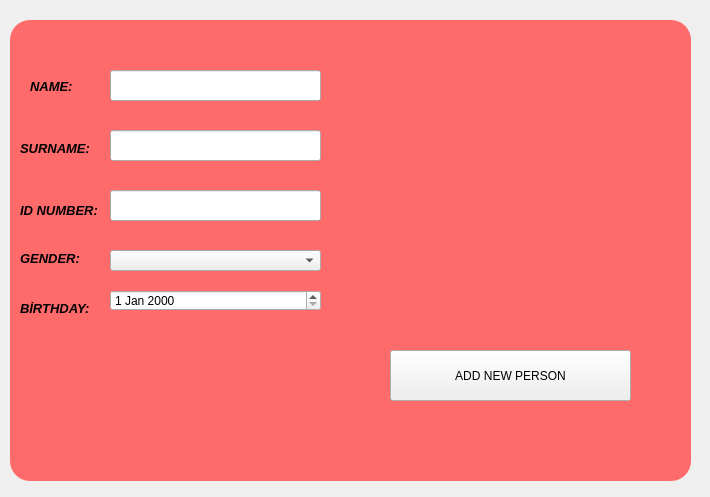
<?xml version="1.0" encoding="UTF-8"?>
<ui version="4.0">
 <class>ADDPERSON</class>
 <widget class="QWidget" name="ADDPERSON">
  <property name="geometry">
   <rect>
    <x>0</x>
    <y>0</y>
    <width>710</width>
    <height>497</height>
   </rect>
  </property>
  <property name="windowTitle">
   <string>ADD PERSON</string>
  </property>
  <widget class="QLabel" name="label">
   <property name="geometry">
    <rect>
     <x>10</x>
     <y>20</y>
     <width>681</width>
     <height>461</height>
    </rect>
   </property>
   <property name="styleSheet">
    <string notr="true">background-color:rgba(255,107,107,255);
border-radius:20px;</string>
   </property>
   <property name="text">
    <string/>
   </property>
  </widget>
  <widget class="QLabel" name="img_label">
   <property name="geometry">
    <rect>
     <x>350</x>
     <y>60</y>
     <width>331</width>
     <height>251</height>
    </rect>
   </property>
   <property name="text">
    <string/>
   </property>
  </widget>
  <widget class="QPushButton" name="addperson_buton">
   <property name="geometry">
    <rect>
     <x>390</x>
     <y>350</y>
     <width>241</width>
     <height>51</height>
    </rect>
   </property>
   <property name="text">
    <string>ADD NEW PERSON</string>
   </property>
   <property name="checkable">
    <bool>true</bool>
   </property>
  </widget>
  <widget class="QDateEdit" name="persondate">
   <property name="geometry">
    <rect>
     <x>110</x>
     <y>290</y>
     <width>211</width>
     <height>21</height>
    </rect>
   </property>
  </widget>
  <widget class="QLineEdit" name="name_textedit">
   <property name="geometry">
    <rect>
     <x>110</x>
     <y>70</y>
     <width>211</width>
     <height>31</height>
    </rect>
   </property>
  </widget>
  <widget class="QLineEdit" name="surname_textedit">
   <property name="geometry">
    <rect>
     <x>110</x>
     <y>130</y>
     <width>211</width>
     <height>31</height>
    </rect>
   </property>
  </widget>
  <widget class="QLabel" name="adlabeli">
   <property name="geometry">
    <rect>
     <x>30</x>
     <y>80</y>
     <width>47</width>
     <height>13</height>
    </rect>
   </property>
   <property name="font">
    <font>
     <pointsize>10</pointsize>
     <weight>75</weight>
     <italic>true</italic>
     <bold>true</bold>
    </font>
   </property>
   <property name="text">
    <string>NAME:</string>
   </property>
  </widget>
  <widget class="QLabel" name="soyadlabeli">
   <property name="geometry">
    <rect>
     <x>20</x>
     <y>140</y>
     <width>71</width>
     <height>16</height>
    </rect>
   </property>
   <property name="font">
    <font>
     <pointsize>10</pointsize>
     <weight>75</weight>
     <italic>true</italic>
     <bold>true</bold>
    </font>
   </property>
   <property name="text">
    <string>SURNAME:</string>
   </property>
  </widget>
  <widget class="QLineEdit" name="idnumber_textedit">
   <property name="geometry">
    <rect>
     <x>110</x>
     <y>190</y>
     <width>211</width>
     <height>31</height>
    </rect>
   </property>
  </widget>
  <widget class="QLabel" name="label_2">
   <property name="geometry">
    <rect>
     <x>20</x>
     <y>200</y>
     <width>81</width>
     <height>21</height>
    </rect>
   </property>
   <property name="font">
    <font>
     <pointsize>10</pointsize>
     <weight>75</weight>
     <italic>true</italic>
     <bold>true</bold>
    </font>
   </property>
   <property name="text">
    <string>ID NUMBER:</string>
   </property>
  </widget>
  <widget class="QLabel" name="label_3">
   <property name="geometry">
    <rect>
     <x>20</x>
     <y>250</y>
     <width>71</width>
     <height>16</height>
    </rect>
   </property>
   <property name="font">
    <font>
     <pointsize>10</pointsize>
     <weight>75</weight>
     <italic>true</italic>
     <bold>true</bold>
    </font>
   </property>
   <property name="text">
    <string>GENDER:</string>
   </property>
  </widget>
  <widget class="QComboBox" name="gender_comboBox">
   <property name="geometry">
    <rect>
     <x>110</x>
     <y>250</y>
     <width>211</width>
     <height>21</height>
    </rect>
   </property>
  </widget>
  <widget class="QLabel" name="label_4">
   <property name="geometry">
    <rect>
     <x>20</x>
     <y>300</y>
     <width>81</width>
     <height>16</height>
    </rect>
   </property>
   <property name="font">
    <font>
     <pointsize>10</pointsize>
     <weight>75</weight>
     <italic>true</italic>
     <bold>true</bold>
    </font>
   </property>
   <property name="text">
    <string>BİRTHDAY:</string>
   </property>
  </widget>
 </widget>
 <resources/>
 <connections/>
</ui>
